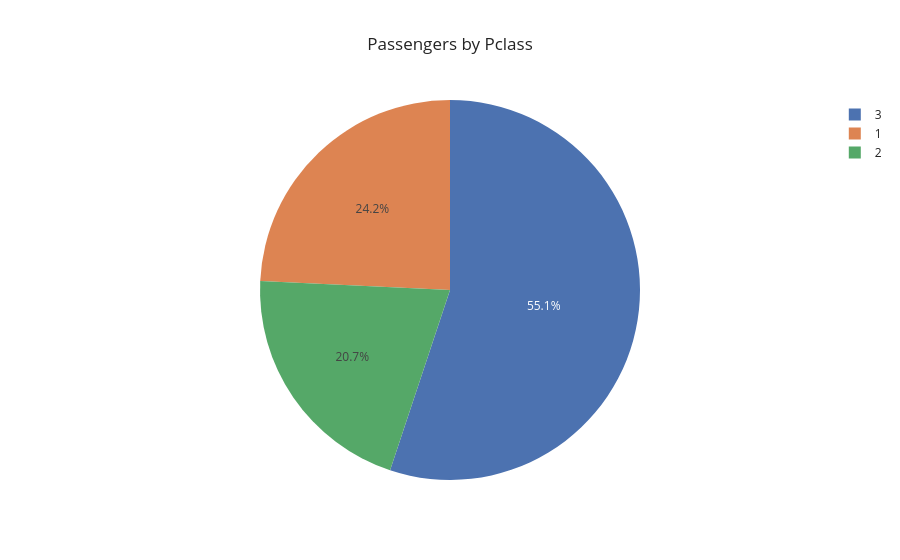
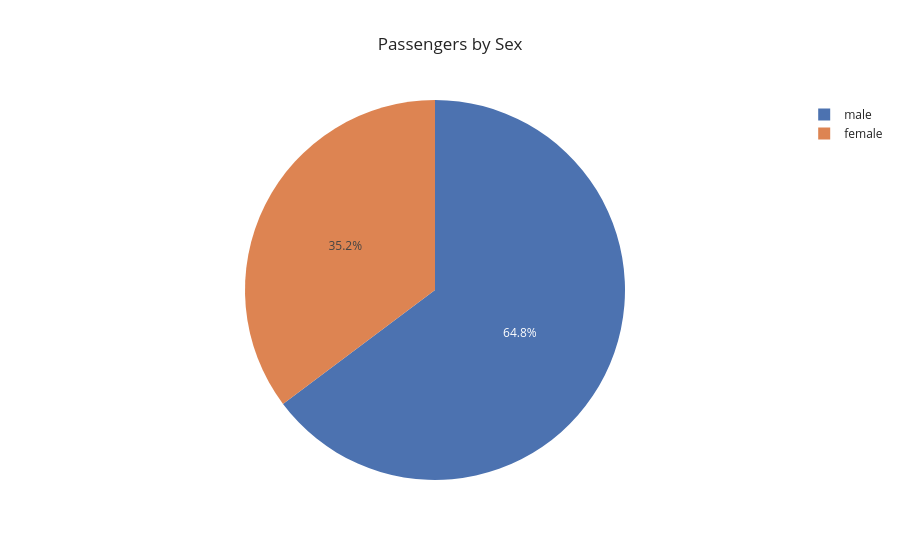
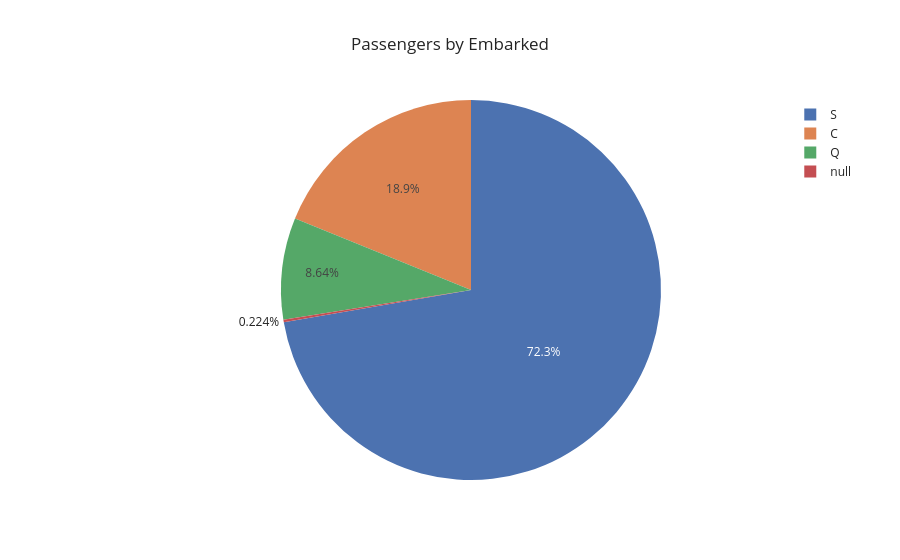
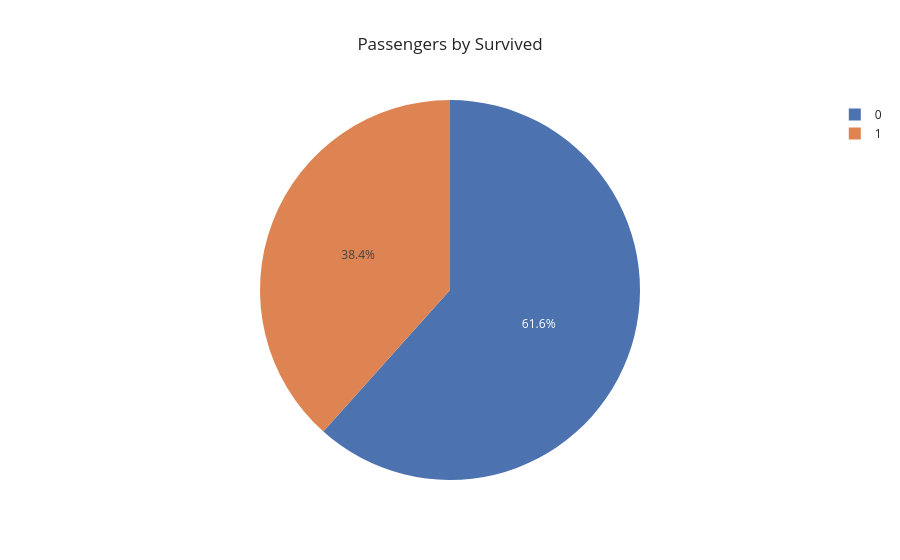

Notebook code for these charts, in order:
### Code cell
for col in categorical_cols:
    px.pie(train, 
           names=col, 
           template="seaborn", 
           title=f'Passengers by {col}',
           ).show()

### Figure 1 — Plotly figure (JSON) as saved in the notebook; plotly's stock layout.template omitted (floating-point values rounded to 4 significant figures; data arrays with more than 128 entries replaced by an {"elided": "..."} marker saying what was removed)
{"data": [{"domain": {"x": [0, 1], "y": [0, 1]}, "hovertemplate": "Pclass=%{label}<extra></extra>", "labels": {"elided": "891 int values"}, "legendgroup": "", "name": "", "showlegend": true, "type": "pie"}], "layout": {"legend": {"tracegroupgap": 0}, "title": {"text": "Passengers by Pclass"}}}

### Figure 2 — Plotly figure (JSON) as saved in the notebook; plotly's stock layout.template omitted (floating-point values rounded to 4 significant figures; data arrays with more than 128 entries replaced by an {"elided": "..."} marker saying what was removed)
{"data": [{"domain": {"x": [0, 1], "y": [0, 1]}, "hovertemplate": "Sex=%{label}<extra></extra>", "labels": {"elided": "891 str values"}, "legendgroup": "", "name": "", "showlegend": true, "type": "pie"}], "layout": {"legend": {"tracegroupgap": 0}, "title": {"text": "Passengers by Sex"}}}

### Figure 3 — Plotly figure (JSON) as saved in the notebook; plotly's stock layout.template omitted (floating-point values rounded to 4 significant figures; data arrays with more than 128 entries replaced by an {"elided": "..."} marker saying what was removed)
{"data": [{"domain": {"x": [0, 1], "y": [0, 1]}, "hovertemplate": "Embarked=%{label}<extra></extra>", "labels": {"elided": "891 str values"}, "legendgroup": "", "name": "", "showlegend": true, "type": "pie"}], "layout": {"legend": {"tracegroupgap": 0}, "title": {"text": "Passengers by Embarked"}}}

### Figure 4 — Plotly figure (JSON) as saved in the notebook; plotly's stock layout.template omitted (floating-point values rounded to 4 significant figures; data arrays with more than 128 entries replaced by an {"elided": "..."} marker saying what was removed)
{"data": [{"domain": {"x": [0, 1], "y": [0, 1]}, "hovertemplate": "Survived=%{label}<extra></extra>", "labels": {"elided": "891 int values"}, "legendgroup": "", "name": "", "showlegend": true, "type": "pie"}], "layout": {"legend": {"tracegroupgap": 0}, "title": {"text": "Passengers by Survived"}}}
